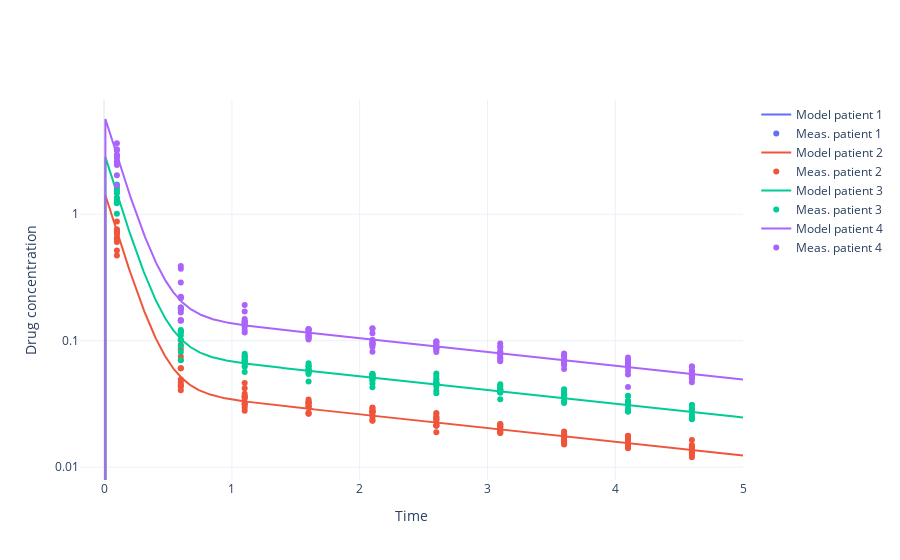

The notebook cell this image was saved under:
### Code cell
import plotly.graph_objects as go
import plotly.colors

# Measure drug concentrations of patients
n_times = 1000
more_times = np.linspace(start=0, stop=5, num=n_times)

fig = go.Figure()
colors = plotly.colors.qualitative.Plotly

for i, dose in enumerate(dose_amts):
    # Set administration and dosing regimen
    mechanistic_model.set_dosing_regimen(dose=dose, period=0)
    result = mechanistic_model.simulate(PK_params[:-1], more_times)[0]
    measurements = data.loc[((i)*12<data["ID"])&(data["ID"]<=(i+1)*12)&(data["Observable"]=="central.drug_concentration")]

    # Visualise results
    fig.add_trace(go.Scatter(
        x=more_times,
        y=result,
        mode='lines',
        line_color=colors[i],
        name='Model patient '+str(i+1)
    ))

    fig.add_trace(go.Scatter(
        x=measurements["Time"],
        y=measurements["Value"],
        mode='markers',
        marker_color=colors[i],
        name='Meas. patient '+str(i+1)
    ))

fig.update_layout(
    xaxis_title='Time',
    yaxis_title='Drug concentration',
    template='plotly_white'
)
fig.update_yaxes(type="log", dtick=1)
fig.show()
